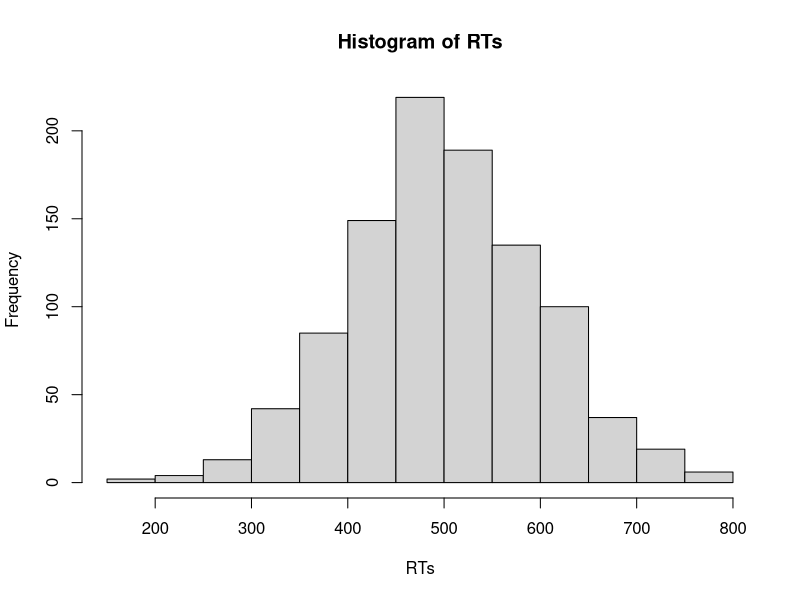
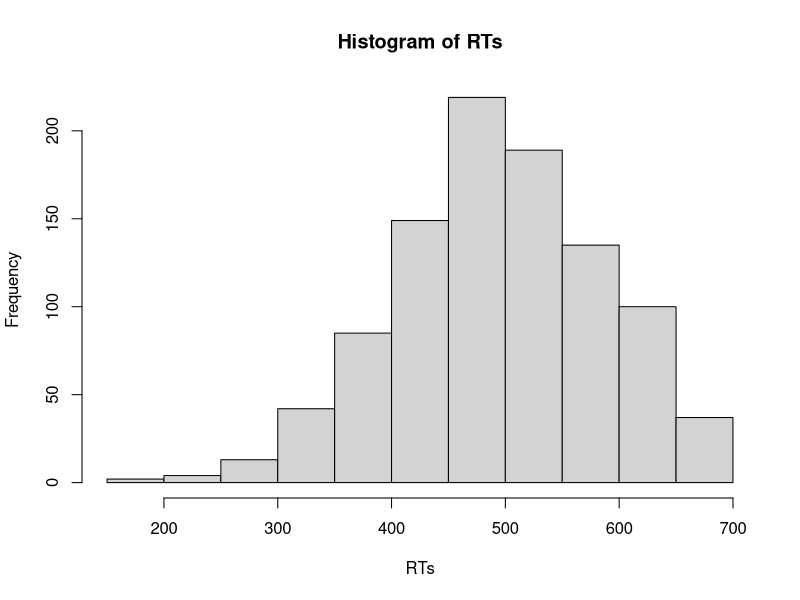
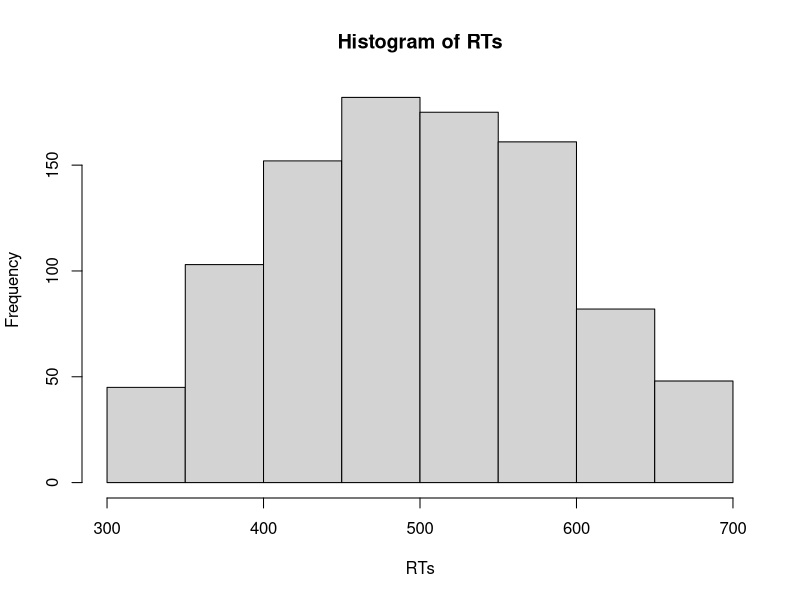

The R source for these figures, in order:
## ---- chunk 1
"Hallo R!"
## ---- chunk 2
42
## ---- chunk 3
3+2
## ---- chunk 4
3-2
## ---- chunk 5
3*2
## ---- chunk 6
3/2
## ---- chunk 7
(3+2)*5
## ---- chunk 8
# Hier werden zwei Variablen - x und y - definiert
x <- 2
y <- 3

## ---- chunk 9
x
## ---- chunk 10
x+y
x*y
## ---- chunk 11
z <- x*10
## ---- chunk 12
x
z
## ---- chunk 13
# Beispiele für gute Variablennamen

durchschnittliches_Alter <- 23
MW_Alter <- 23

durchschnittliches_Evaluationsergebnis_KursA <- 2
MW_Evaluationsergebnis_KursA <- 2
## ---- chunk 14
Vektor_numeric <- c(1, 2, 3, 4, 5, 6:10)
## ---- chunk 15
mode(Vektor_numeric)
## ---- chunk 16
Vektor_numeric*2
## ---- chunk 17
punkte_MC_Fragen <- c(5, 2, 2, 4, 3, 2, 1, 0, 1, 4)
punkte_offene_Fragen <- c(3, 4, 5, 0, 2, 3, 1, 3, 5, 1)
klausurergebnis <- punkte_MC_Fragen + punkte_offene_Fragen
klausurergebnis

## ---- chunk 18
"Alpha" 
'Beta'
Vektor_character <- c("Lea", "Luke", "Han", "Chewy") 
mode(Vektor_character)
## ---- chunk 19
Geschlecht <- c("männlich", "weiblich", "weiblich", "divers", "weiblich")
Studienfach <- c("Psychologie", "Medizin", "Informatik", "Sportwissenschaft", "Biologie")
## ---- chunk 20
TRUE 
FALSE
Vektor_logical <- c(TRUE, TRUE, FALSE, TRUE) 
mode(Vektor_logical)
## ---- chunk 21
# Hier wird festgehalten, welche Versuchspersonen (id) die Studie 
# vollständig abgeschlossen haben (Studie_abgeschlossen)
id <- c(1:10)
Studie_abgeschlossen <- c(TRUE, TRUE, FALSE, TRUE, TRUE, FALSE, FALSE, TRUE, TRUE, TRUE) 
## ---- chunk 22
## Logisches UND
TRUE & TRUE
TRUE & FALSE
FALSE & FALSE
## ---- chunk 23
## Logisches ODER
TRUE | TRUE
TRUE | FALSE
FALSE | FALSE
## ---- chunk 24
## Logisches NICHT
!TRUE
!FALSE
## ---- chunk 25
Bedingung <- c (0, 1, 1, 0, 1, 0, 0, 1)

Vektor_factor <- factor(x = Bedingung, 
                        levels = c(0,1),
                        labels = c("Kontrollgruppe", "Experimentalgruppe"))
Vektor_factor
mode(Vektor_factor)
## ---- chunk 26
alter <- c (21, 25, 29, 24, NA, 19, 23, 24, 20)
## ---- chunk 27
daten <- c (3, 7, 9, 0, 1, 1, 4, 5)
daten[3]
# Hier wird das dritte Element ausgewählt
## ---- chunk 28
daten[-3]
# Hier werden alle Elemente außer des dritten ausgewählt
## ---- chunk 29
daten[2:5]
# Hier werden die Elemente 2, 3, 4 und 5 ausgewählt
## ---- chunk 30
daten[c(2, 7)]
# Hier werden die Elemente 2 und 7 ausgewählt
## ---- chunk 31
ausgewaehlte_daten <- daten[c(2, 7)]
## ---- chunk 32
alter <- c(20, 21, 24, 25, 32, 17, 65, 22)
alter >= 18
## ---- chunk 33
# Hier überprüfen wir, welche Versuchspersonen jünger als 18 Jahre sind
alter < 18

# Wir können auch überprüfen, welche Versuchspersonen genau 18 Jahre sind
alter == 18
## ---- chunk 34
# Hier wird überprüft, welche Versuchspersonen Psychologie studieren
Studienfach <- c("Psychologie", "Medizin", "Informatik", "Sportwissenschaft", "Biologie")
Studienfach == "Psychologie"
## ---- chunk 35
Bedingung <- c (0, 1, 1, 0, 1, 0, 0, 1)

Bedingung <- factor(x = Bedingung, 
                        levels = c(0,1),
                        labels = c("Kontrollgruppe", "Experimentalgruppe"))

# Hier wird überprüft, welche Versuchspersonen der Experimentalgruppe angehören
Bedingung == "Experimentalgruppe"
## ---- chunk 36
Testwerte <- c(80, 57, 93, 85, 72, 65, -9)
Testwerte == -9
## ---- chunk 37
fehlende_Werte <- Testwerte == -9
## ---- chunk 38
Testwerte[fehlende_Werte] <- NA

# Hier wurde der Werte -9 durch NA ersetzt:
Testwerte
## ---- chunk 39
# Als erstes werden 1000 Trials einer Versuchsperson simuliert
RTs <- rnorm(n = 1000, mean = 500, sd = 100)
hist(RTs)

# In diesem Vektor von Reaktionszeiten werden alle RTs, die länger als 700 ms sind, entfernt
Ausreisser <- RTs > 700
RTs[Ausreisser] <- NA
hist(RTs)
## ---- chunk 40
RTs <- rnorm(n = 1000, mean = 500, sd = 100)

# Hier wird der logische Vergleich direkt als Index von RTs genutzt.
RTs[RTs > 700] <- NA
## ---- chunk 41
RTs <- rnorm(n = 1000, mean = 500, sd = 100)

# Hier wird der logische Vergleich direkt als Index von RTs genutzt.
RTs[RTs > 700] <- 700
## ---- chunk 42
# Als erstes werden 1000 Trials einer Versuchsperson simuliert
RTs <- rnorm(n = 1000, mean = 500, sd = 100)

# Dann werden untere und obere Grenzen als Variablen definiert. Dies hat den
# Vorteil, dass Sie einfach diese Variablen im Code anpassen können, wenn Sie 
# die Kriterien zur Ausreißeranalyse anpassen möchten.

untere_Grenze <- 300
obere_Grenze <- 700

# In diesem Vektor von Reaktionszeiten werden alle RTs, die schneller als 200 ms
# oder länger als 700 ms sind, entfernt. Dazu wird der logische ODER-Operator 
# benötigt; es sollen solche Trials identifiziert werden, die < 300 ms ODER 
# > 700 ms sind.
Ausreisser <- (RTs > obere_Grenze | RTs < untere_Grenze)
RTs[Ausreisser] <- NA

# Im Histogramm ist zu sehen, dass sowohl sehr schnelle als auch sehr langsame
# Trials aus den Daten entfernt wurden.
hist(RTs)
